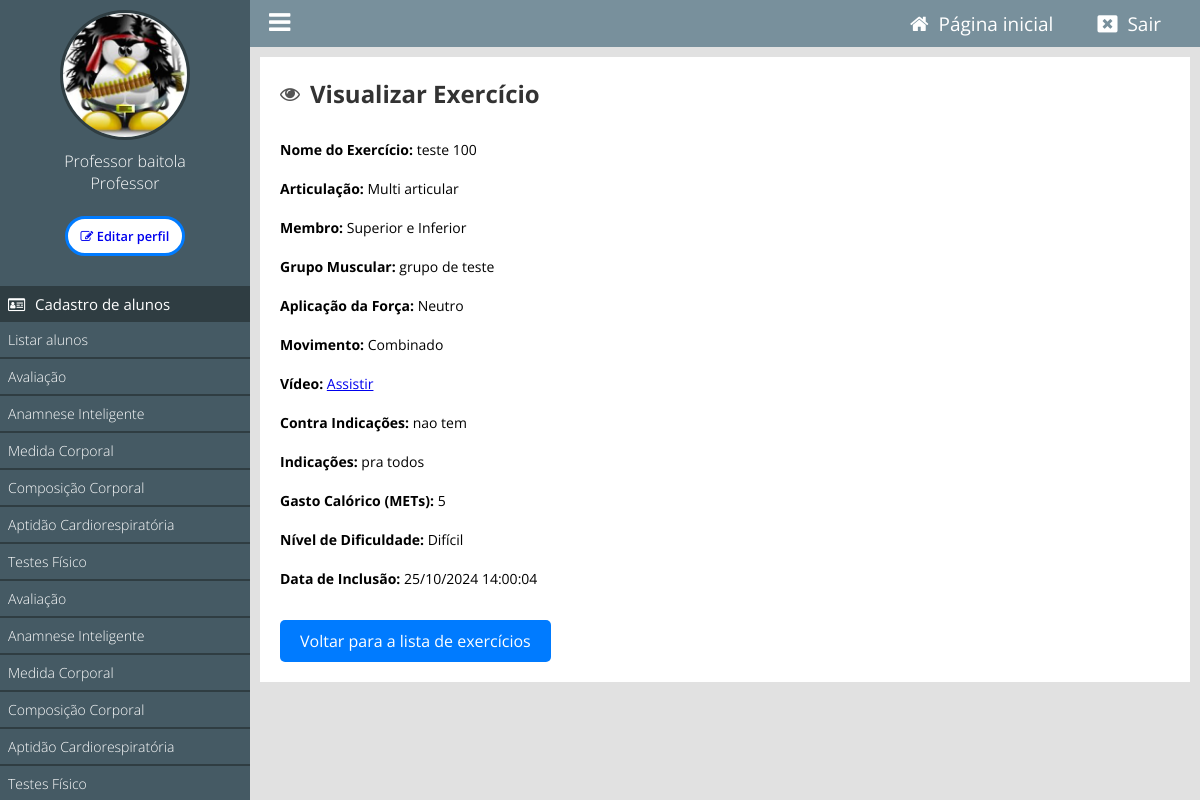
Page /painel/ver-exercicio?id=7 (signed in) on the committed database.
### tables this page shows
CREATE TABLE IF NOT EXISTS `tb_exercicios_lib` (
  `id` int NOT NULL AUTO_INCREMENT,
  `usuario_id` int NOT NULL,
  `categoria_id` int NOT NULL,
  `nome_exercicio` varchar(255) NOT NULL,
  `articulacao` varchar(255) NOT NULL,
  `membro` varchar(255) NOT NULL,
  `grupo_muscular` varchar(255) NOT NULL,
  `aplicacao_forca` varchar(255) NOT NULL,
  `movimento` varchar(255) NOT NULL,
  `video` varchar(255) NOT NULL,
  `contra_indicacoes` varchar(255) NOT NULL,
  `indicacoes` varchar(255) NOT NULL,
  `mets_consumo_energetico` float NOT NULL,
  `nivel_dificuldade` varchar(255) NOT NULL,
  `created_at` timestamp NULL DEFAULT CURRENT_TIMESTAMP,
  `data_inclusao` datetime NOT NULL,
  PRIMARY KEY (`id`)
);

### classes/MySql.php (called while the page is built)
<?php
    class MySql{
        private static $pdo;
        public static function conectar(){
            if(self::$pdo == null){
                try{
                    self::$pdo = new PDO('mysql:host='.HOST.';dbname='.DATABASE,USER,PASSWORD,array(PDO::MYSQL_ATTR_INIT_COMMAND => "SET NAMES utf8"));
                    self::$pdo->setAttribute(PDO::ATTR_ERRMODE,PDO::ERRMODE_EXCEPTION);
                }catch(Exception $e) {
                    echo 'erro ao conectar, tente novamente mais tarde';
                }
            }
            return self::$pdo;
        }
    }
?>

### classes/Exercicio.php (called while the page is built, shortened)
<?php
class Exercicio {
    private $db;
    public function __construct() {
        $this->db = MySql::conectar();
    }
    public function buscarExercicioPorId($id) {
        try {
            $sql = $this->db->prepare("SELECT * FROM `tb_exercicios_lib` WHERE id = ?");
            $sql->execute([$id]);
            return $sql->fetch(PDO::FETCH_ASSOC);
        } catch (PDOException $e) {
            error_log("Erro ao buscar exercício: " . $e->getMessage());
            return false;
        }
    }
}
?>

### painel/pages/ver-exercicio.php (the view, shortened to what this page needs)
<?php
if (isset($_GET['id'])) {
    $exercicioID = (int)$_GET['id'];
    $exercicio = new Exercicio();
    $dadosExercicio = $exercicio->buscarExercicioPorId($exercicioID);
} else {
    echo "ID do exercício não especificado.";
    exit;
}
?>
<div class="box-content">
    <h2><i class="fa fa-eye" aria-hidden="true"></i> Visualizar Exercício</h2>
    <div class="exercicio-info">
        <p><strong>Nome do Exercício:</strong> <?php echo htmlspecialchars($dadosExercicio['nome_exercicio']); ?></p>
        <p><strong>Articulação:</strong> <?php echo htmlspecialchars($dadosExercicio['articulacao']); ?></p>
        <p><strong>Membro:</strong> <?php echo htmlspecialchars($dadosExercicio['membro']); ?></p>
        <p><strong>Grupo Muscular:</strong> <?php echo htmlspecialchars($dadosExercicio['grupo_muscular']); ?></p>
        <p><strong>Aplicação da Força:</strong> <?php echo htmlspecialchars($dadosExercicio['aplicacao_forca']); ?></p>
        <p><strong>Movimento:</strong> <?php echo htmlspecialchars($dadosExercicio['movimento']); ?></p>
        <p><strong>Vídeo:</strong> <a href="<?php echo htmlspecialchars($dadosExercicio['video']); ?>" target="_blank">Assistir</a></p>
        <p><strong>Contra Indicações:</strong> <?php echo htmlspecialchars($dadosExercicio['contra_indicacoes']); ?></p>
        <p><strong>Indicações:</strong> <?php echo htmlspecialchars($dadosExercicio['indicacoes']); ?></p>
        <p><strong>Gasto Calórico (METs):</strong> <?php echo htmlspecialchars($dadosExercicio['mets_consumo_energetico']); ?></p>
        <p><strong>Nível de Dificuldade:</strong> <?php echo htmlspecialchars($dadosExercicio['nivel_dificuldade']); ?></p>
        <p><strong>Data de Inclusão:</strong> <?php echo htmlspecialchars(date('d/m/Y H:i:s', strtotime($dadosExercicio['data_inclusao']))); ?></p>
    </div>
    <br>
    <a href="<?php echo INCLUDE_PATH_PAINEL . 'listar-exercicios'; ?>" class="btn voltar">Voltar para a lista de exercícios</a>
</div>

### painel/css/style.css (style rules this page uses)
* { margin: 0; padding: 0; box-sizing: border-box; font-family: "Open Sans", sans-serif; }
html, body { height: 100%; background: rgb(225, 225, 225); }
body { overflow-x: hidden; }
.box-content { background: white; padding: 20px; margin-bottom: 20px; }
.box-content h2 { font-size: 24px; color: #333; margin-bottom: 20px; display: flex; align-items: center; gap: 10px; }
.box-content h2 i { font-size: 20px; color: #555; }
.box-content p { font-size: 14px; color: black; padding: 10px 0; text-align: justify; }
.btn.voltar { display: inline-block; padding: 10px 20px; background-color: #007bff; color: #fff; text-decoration: none; border-radius: 5px; transition: background-color 0.3s ease; }
.btn { padding: 10px 20px; border: none; cursor: pointer; }

### rows in the picture
tb_exercicios_lib: nome_exercicio "teste 100", articulacao "Multi articular", membro "Superior e Inferior", grupo_muscular "grupo de teste", aplicacao_forca "Neutro", movimento "Combinado", contra_indicacoes "nao tem", indicacoes "pra todos", mets_consumo_energetico "5", nivel_dificuldade "Difícil", data_inclusao "25/10/2024 14:00:04"

### other values in the picture
$_SESSION['nome'] "Professor baitola"
pegaCargo($_SESSION['cargo']) "Professor"
